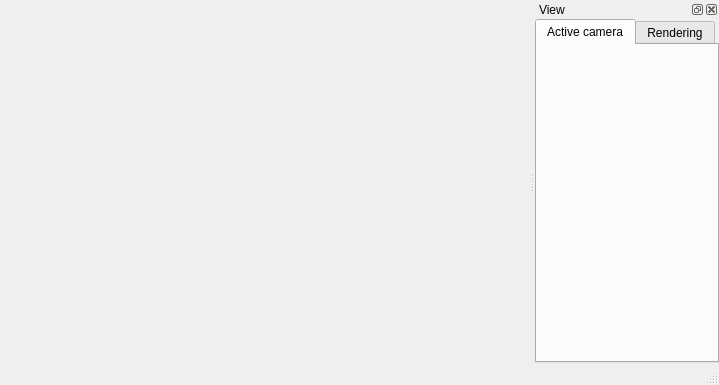
<?xml version="1.0" encoding="UTF-8"?>
<ui version="4.0">
 <class>WorldEditor</class>
 <widget class="QMainWindow" name="WorldEditor">
  <property name="geometry">
   <rect>
    <x>0</x>
    <y>0</y>
    <width>719</width>
    <height>385</height>
   </rect>
  </property>
  <property name="windowTitle">
   <string>Glee3D World Editor</string>
  </property>
  <widget class="QWidget" name="centralwidget">
   <layout class="QHBoxLayout" name="horizontalLayout"/>
  </widget>
  <widget class="QMenuBar" name="menubar">
   <property name="geometry">
    <rect>
     <x>0</x>
     <y>0</y>
     <width>719</width>
     <height>25</height>
    </rect>
   </property>
  </widget>
  <widget class="QStatusBar" name="statusbar"/>
  <widget class="QDockWidget" name="dockWidget">
   <property name="windowTitle">
    <string>View</string>
   </property>
   <attribute name="dockWidgetArea">
    <number>2</number>
   </attribute>
   <widget class="QWidget" name="dockWidgetContents">
    <layout class="QVBoxLayout" name="verticalLayout">
     <property name="spacing">
      <number>0</number>
     </property>
     <property name="leftMargin">
      <number>0</number>
     </property>
     <property name="topMargin">
      <number>0</number>
     </property>
     <property name="rightMargin">
      <number>0</number>
     </property>
     <property name="bottomMargin">
      <number>0</number>
     </property>
     <item>
      <widget class="QTabWidget" name="viewTabWidget">
       <property name="currentIndex">
        <number>0</number>
       </property>
       <widget class="QWidget" name="tab">
        <attribute name="title">
         <string>Active camera</string>
        </attribute>
        <layout class="QVBoxLayout" name="verticalLayout_2"/>
       </widget>
       <widget class="QWidget" name="tab_2">
        <attribute name="title">
         <string>Rendering</string>
        </attribute>
       </widget>
      </widget>
     </item>
    </layout>
   </widget>
  </widget>
  <action name="actionScene_Tree">
   <property name="text">
    <string>Scene Tree</string>
   </property>
  </action>
 </widget>
 <resources/>
 <connections/>
</ui>
